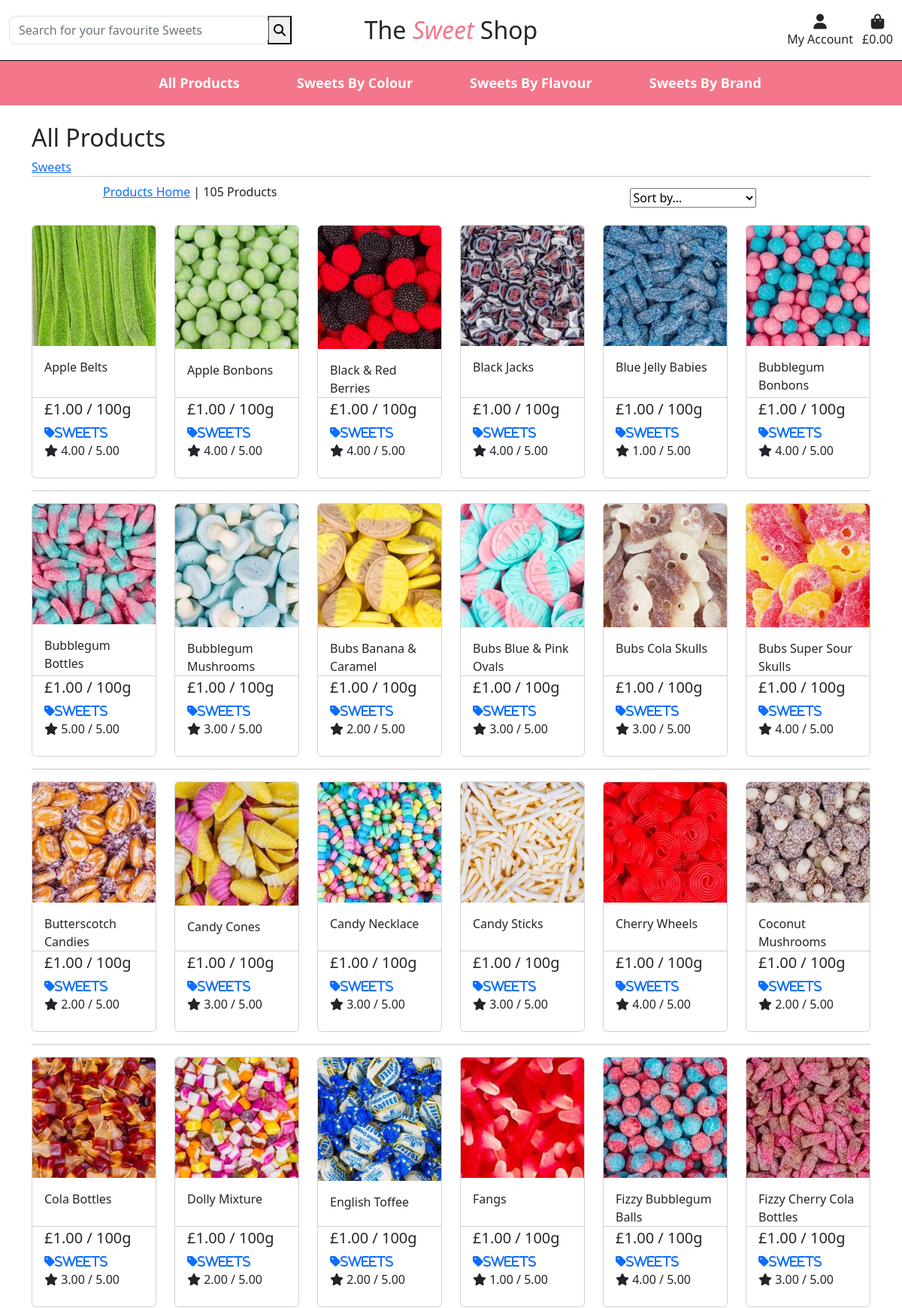
Screenshot of /products/?category=sweets (upper part) with the database file from the repository.
### products/models.py (models this page shows, shortened)
class Category(models.Model):
    class Meta:
        verbose_name_plural = 'Categories'
    name = models.CharField(max_length=254)
    friendly_name = models.CharField(max_length=254, null=True, blank=True)

class Product(models.Model):
    category = models.ForeignKey('Category', null=True, blank=True, on_delete=models.SET_NULL)
    name = models.CharField(max_length=254)
    description = models.TextField(null=True, blank=True)
    price = models.DecimalField(max_digits=6, decimal_places=2)
    color = models.CharField(max_length=254, null=True, blank=True)
    flavour = models.CharField(max_length=254, null=True, blank=True)
    brand = models.CharField(max_length=254, null=True, blank=True)
    vegetarian = models.BooleanField()
    rating = models.DecimalField(max_digits=6, decimal_places=2, null=True, blank=True)
    image = models.ImageField(null=True, blank=True)

### products/views.py (the view, shortened to what this page needs)
# urls.py: path('', views.all_products, name='products'),
def all_products(request):
    products = Product.objects.all()
    query = None
    categories = None
    sort = None
    direction = None
    if request.GET:
        if 'category' in request.GET:
            categories = request.GET['category'].split(',')
            products = products.filter(category__name__in=categories)
            categories = Category.objects.filter(name__in=categories)
        if 'color' in request.GET:
            color = request.GET['color'].split(',')
            products = products.filter(color__in=color)
        if 'flavour' in request.GET:
            flavour = request.GET['flavour'].split(',')
            products = products.filter(flavour__in=flavour)
        if 'brand' in request.GET:
            brand = request.GET['brand'].split(',')
            products = products.filter(brand__in=brand)
    current_sorting = f'{sort}_{direction}'
    context = {
        'products': products,
        'search_term': query,
        'current_categories': categories,
        'current_sorting': current_sorting,
    }
    return render(request, 'products/products.html', context)

### shopping_bag/contexts.py (called while the page is built, shortened)
def shopping_bag_contents(request):
    shopping_bag_items = []
    total = 0
    product_count = 0
    shopping_bag = request.session.get('shopping_bag', {})
    grand_total = total
    context = {
        'shopping_bag_items': shopping_bag_items,
        'total': total,
        'product_count': product_count,
        'grand_total': grand_total,
    }
    return context

### products/templates/products/products.html (shortened to what this page needs)
{% extends "base.html" %}
{% load static %}
{% block content %}
<div class="cover"></div>
<div class="container push-down">
    <div class="row">
        <div class="col mt-4">
            <h2>All Products</h2>
                {% for current in current_categories %}
                <a href="{% url 'products' %}?categories={{ current.name }}">
                    <span>{{ current.friendly_name }}</span>
                </a>
                {% endfor %}
            <hr class="my-0">
        </div>
    </div>
    <div class="row mt-1 mb-2">
        <div class="col-10 offset-1">
            <div class="row mt-1 mb-2">
                <div
                    class="col-12 col-md-6 my-auto order-md-last d-flex justifiy-content-center justify-content-md-end">
                    <div class="w-50">
                        <select class="" id="sort-selector">
                            <option value="reset" {% if current_sorting == 'None_None' %}selected{% endif %}>Sort by...</option>
                        </select>
                    </div>
                </div>
                <div class="col-12 col-md-6 order-md-first">
                    <p>
                        {% if search_term or current_categories or current_sorting != 'None_None' %}
                            <span>
                                <a href="{% url 'products' %}">Products Home</a> |
                            </span>
                        {% endif %}
                        {{ products|length }} Products {% if search_term %} found for {{ search_term }}{% endif %}
                    </p>
                </div>
            </div>
        </div>
    </div>
    <div class="row">
        {% for product in products %}
            <div class="col-6 col-md-4 col-lg-3 col-xl-2">
                <div class="card h-100">
                    <a href="{% url 'product_detail' product.id %}">
                        <img class="card-img-top img-fluid" src="{{ product.image.url }}" alt="{{ product.name }}">
                    </a>
                    <div class="card-body pb-0">
                        <div class="mb-0">{{ product.name }}</div>
                    </div>
                    <div class="card-footer bg-white pt-0">
                        <div class="row">
                            <div class="col">
                                <p class="lead mb-0">£{{ product.price }} / 100g</p>
                                {% if product.category %}
                                    <p class="mt-1 mb-0">
                                        <a href="{% url 'products' %}?category={{ product.category.name }}">
                                            <i class="fas fa-tag mr-1">{{ product.category.friendly_name }}</i>
                                        </a>
                                    </p>
                                {% endif %}
                                {% if product.rating %}
                                    <p><i class="fas fa-star mr-1"></i> {{ product.rating }} / 5.00</p>
                                {% else %}
                                    <p>No Rating</p>
                                {% endif %}
                            </div>
                        </div>
                    </div>
                </div>
            </div>
            {% if forloop.counter|divisibleby:6 %}
                <div class="col-12 d-none d-xl-block">
                    <hr>
                </div>
            {% endif %}
        {% endfor %}
    </div>
</div>
{% endblock %}

### static/css/base.css (style rules this page uses)
.cover { height: 100%; width: 100%; top: 0; left: 0; position: fixed; background: white; z-index: -1; }
.push-down { margin-top: 140px; }

### rows the page displays
Category: friendly_name "Sweets"
Product: image (picture), name "Apple Belts", price "1.00", category.friendly_name "Sweets", rating "4.00"
Product: image (picture), name "Apple Bonbons", price "1.00", category.friendly_name "Sweets", rating "4.00"
Product: image (picture), name "Black & Red Berries", price "1.00", category.friendly_name "Sweets", rating "4.00"
Product: image (picture), name "Black Jacks", price "1.00", category.friendly_name "Sweets", rating "4.00"
Product: image (picture), name "Blue Jelly Babies", price "1.00", category.friendly_name "Sweets", rating "1.00"
Product: image (picture), name "Bubblegum Bonbons", price "1.00", category.friendly_name "Sweets", rating "4.00"
Product: image (picture), name "Bubblegum Bottles", price "1.00", category.friendly_name "Sweets", rating "5.00"
Product: image (picture), name "Bubblegum Mushrooms", price "1.00", category.friendly_name "Sweets", rating "3.00"
Product: image (picture), name "Bubs Banana & Caramel", price "1.00", category.friendly_name "Sweets", rating "2.00"
Product: image (picture), name "Bubs Blue & Pink Ovals", price "1.00", category.friendly_name "Sweets", rating "3.00"
Product: image (picture), name "Bubs Cola Skulls", price "1.00", category.friendly_name "Sweets", rating "3.00"
Product: image (picture), name "Bubs Super Sour Skulls", price "1.00", category.friendly_name "Sweets", rating "4.00"
Product: image (picture), name "Butterscotch Candies", price "1.00", category.friendly_name "Sweets", rating "2.00"
Product: image (picture), name "Candy Cones", price "1.00", category.friendly_name "Sweets", rating "3.00"
Product: image (picture), name "Candy Necklace", price "1.00", category.friendly_name "Sweets", rating "3.00"
Product: image (picture), name "Candy Sticks", price "1.00", category.friendly_name "Sweets", rating "3.00"
Product: image (picture), name "Cherry Wheels", price "1.00", category.friendly_name "Sweets", rating "4.00"
Product: image (picture), name "Coconut Mushrooms", price "1.00", category.friendly_name "Sweets", rating "2.00"
Product: image (picture), name "Cola Bottles", price "1.00", category.friendly_name "Sweets", rating "3.00"
Product: image (picture), name "Dolly Mixture", price "1.00", category.friendly_name "Sweets", rating "2.00"
Product: image (picture), name "English Toffee", price "1.00", category.friendly_name "Sweets", rating "2.00"
Product: image (picture), name "Fangs", price "1.00", category.friendly_name "Sweets", rating "1.00"
Product: image (picture), name "Fizzy Bubblegum Balls", price "1.00", category.friendly_name "Sweets", rating "4.00"
Product: image (picture), name "Fizzy Cherry Cola Bottles", price "1.00", category.friendly_name "Sweets", rating "3.00"

### other values shown
{{ products|length }} "105"
